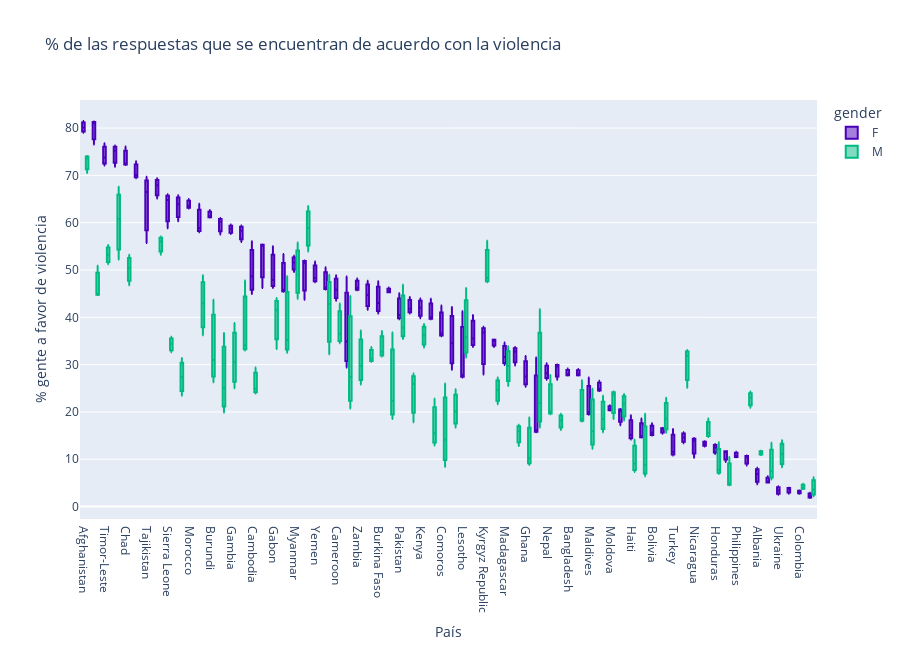

Here is the notebook cell this chart was saved with:
### Markdown cell above
### 4) 4. QUE OPINA LA SOCIEDAD EN LA ACTUALIDAD CON RESPECTO A LA VIOLENCIA DE GENERO?

### Code cell
raw_survey_df = raw_data.pivot_table(index=['Country','Gender','Demographics Question','Demographics Response'],columns=['Question'], values=['Value'])

# Reset columns
survey_df = raw_survey_df.T.reset_index(drop=True).T.reset_index()

# Rename columns
survey_df.columns = ['country',
                     'gender',
                     'demographics_question',
                     'demographics_response',
                     'violence_any_reason',
                     'violence_argue',
                     'violence_food',
                     'violence_goingout',
                     'violence_neglect',
                     'violence_sex',
                    ]

# Examine Violence x gender
fig = px.box(survey_df.query("demographics_question == 'Age'").sort_values('violence_any_reason',ascending=False),
            x      = 'country',
            y      = 'violence_any_reason',
            color  = 'gender',
            title  = '% de las respuestas que se encuentran de acuerdo con la violencia',
            color_discrete_sequence = ['#4a00ba','#00ba82'],
            height = 650
        )

fig.update_xaxes(title='País')
fig.update_yaxes(title='% gente a favor de violencia')
fig.show()

### Figure 1 — Plotly figure (JSON) as saved in the notebook; plotly's stock layout.template omitted (floating-point values rounded to 4 significant figures; data arrays with more than 128 entries replaced by an {"elided": "..."} marker saying what was removed)
{"data": [{"alignmentgroup": "True", "hovertemplate": "gender=F<br>country=%{x}<br>violence_any_reason=%{y}<extra></extra>", "legendgroup": "F", "marker": {"color": "#4a00ba"}, "name": "F", "notched": false, "offsetgroup": "F", "orientation": "v", "showlegend": true, "type": "box", "x": {"elided": "210 str values"}, "x0": " ", "xaxis": "x", "y": {"elided": "210 float values"}, "y0": " ", "yaxis": "y"}, {"alignmentgroup": "True", "hovertemplate": "gender=M<br>country=%{x}<br>violence_any_reason=%{y}<extra></extra>", "legendgroup": "M", "marker": {"color": "#00ba82"}, "name": "M", "notched": false, "offsetgroup": "M", "orientation": "v", "showlegend": true, "type": "box", "x": {"elided": "174 str values"}, "x0": " ", "xaxis": "x", "y": {"elided": "174 float values"}, "y0": " ", "yaxis": "y"}], "layout": {"boxmode": "group", "height": 650, "legend": {"title": {"text": "gender"}, "tracegroupgap": 0}, "title": {"text": "% de las respuestas que se encuentran de acuerdo con la violencia"}, "xaxis": {"anchor": "y", "domain": [0, 1], "title": {"text": "País"}}, "yaxis": {"anchor": "x", "domain": [0, 1], "title": {"text": "% gente a favor de violencia"}}}}
